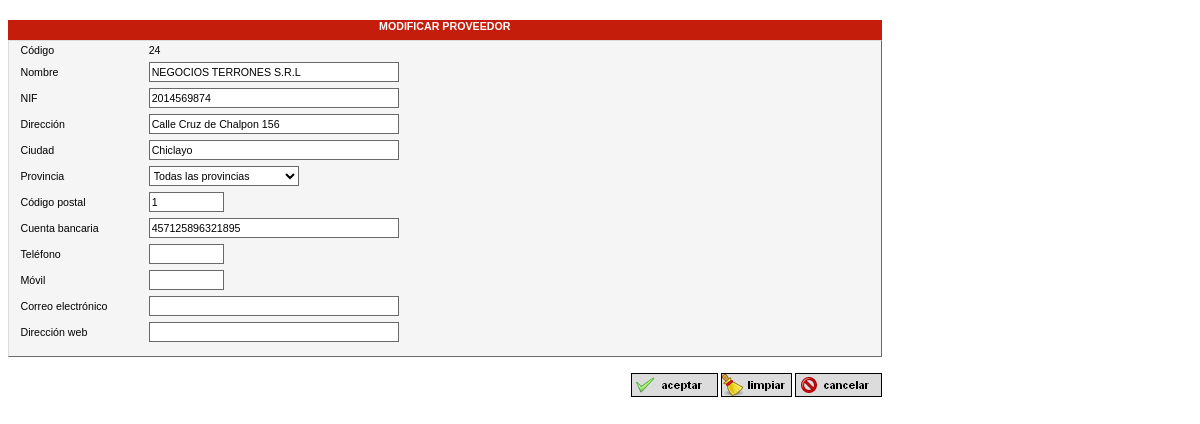
Screenshot of /includes/proveedores/modificar_proveedor.php?codproveedor=24 with the database file from the repository.
### tables this page shows
CREATE TABLE IF NOT EXISTS `proveedores` (
  `codproveedor` int(5) NOT NULL AUTO_INCREMENT,
  `nombre` varchar(40) NOT NULL,
  `nif` varchar(12) NOT NULL,
  `direccion` varchar(50) NOT NULL,
  `codprovincia` int(2) NOT NULL,
  `localidad` varchar(35) NOT NULL,
  `codentidad` int(2) NOT NULL,
  `cuentabancaria` varchar(20) NOT NULL,
  `codpostal` varchar(5) NOT NULL,
  `telefono` varchar(14) NOT NULL,
  `movil` varchar(14) NOT NULL,
  `email` varchar(35) NOT NULL,
  `web` varchar(45) NOT NULL,
  `borrado` varchar(1) NOT NULL DEFAULT '0',
  PRIMARY KEY (`codproveedor`)
);

### includes/sys/conexion.php (called while the page is built, shortened)
<?php
class conexion {
    private $conexion;
    public function conexion() {
        if (!isset($this->conexion)) {
            $this->conexion = (mysql_connect("127.0.0.1", "root", "")) ;
        }
        $this->getParamentros();
    }
    public function consulta($consulta) {
        $resultado = mysql_query($consulta, $this->conexion);
        return $resultado;
    }
    public function getParamentros() {
        $query_tmp = "SELECT * FROM parametros WHERE indice=1";
        $rs_tmp = mysql_query($query_tmp, $this->conexion);
        $bbquery_tmp = "SELECT * FROM parametros WHERE indice=1";
        $bbrs_tmp = mysql_query($bbquery_tmp, $this->conexion);
    }
}

### includes/proveedores/modificar_proveedor.php (the view, shortened to what this page needs)
<?php
require "../sys/conexion.php";
$conn = new conexion();
$codproveedor = @$_GET["codproveedor"];
$query = "SELECT * FROM proveedores WHERE codproveedor='$codproveedor'";
$rs_query = $conn->consulta($query);
?>
<html>
    <head>
        <link href="../estilos/estilos.css" type="text/css" rel="stylesheet">
    </head>
    <body>
        <div id="pagina">
            <div id="zonaContenido">
                <div align="center">
                    <div id="tituloForm" class="header">MODIFICAR PROVEEDOR </div>
                    <div id="frmBusqueda">
                        <form id="formulario" name="formulario" method="post" action="guardar_proveedor.php">
                            <table class="fuente8" width="98%" cellspacing=0 cellpadding=3 border=0>
                                <tr>
                                    <td>C&oacute;digo</td>
                                    <td><?php echo $codproveedor ?></td>
                                    <td width="42%" rowspan="13" align="left" valign="top"><ul id="lista-errores"></ul></td>
                                </tr>
                                <tr>
                                    <td width="15%">Nombre</td>
                                    <td width="43%"><input NAME="Anombre" type="text" class="cajaGrande" id="nombre" size="45" maxlength="45" value="<?php echo mysql_result($rs_query, 0, "nombre") ?>"></td>
                                </tr>
                                <tr>
                                    <td>NIF</td>
                                    <td><input id="nif" type="text" class="cajaGrande" NAME="anif" maxlength="13" value="<?php echo mysql_result($rs_query, 0, "nif") ?>"></td>
                                </tr>
                                <tr>
                                    <td>Direcci&oacute;n</td>
                                    <td><input NAME="adireccion" type="text" class="cajaGrande" id="direccion" size="45" maxlength="45" value="<?php echo mysql_result($rs_query, 0, "direccion") ?>"></td>
                                </tr>
                                <tr>
                                    <td>Ciudad</td>
                                    <td><input NAME="alocalidad" type="text" class="cajaGrande" id="localidad" size="35" maxlength="35" value="<?php echo mysql_result($rs_query, 0, "localidad") ?>"></td>
                                </tr>
                                <tr>
                                    <td>Provincia</td>
                                    <td><select id="cboProvincias" name="cboProvincias" class="comboMedio">
                                            <option value="0" selected>Todas las provincias</option>
                                        </select>
                                    </td>
                                </tr>
                                <tr>
                                    <td>C&oacute;digo postal </td>
                                    <td><input id="codpostal" type="text" class="cajaPequena" NAME="acodpostal" maxlength="5" value="<?php echo mysql_result($rs_query, 0, "codpostal") ?>"></td>
                                </tr>
                                <tr>
                                    <td>Cuenta bancaria</td>
                                    <td><input id="cuentabanco" type="text" class="cajaGrande" NAME="acuentabanco" maxlength="20" value="<?php echo mysql_result($rs_query, 0, "cuentabancaria") ?>"></td>
                                </tr>
                                <tr>
                                    <td>Tel&eacute;fono </td>
                                    <td><input id="telefono" name="atelefono" type="text" class="cajaPequena" maxlength="14" value="<?php echo mysql_result($rs_query, 0, "telefono") ?>"></td>
                                </tr>
                                <tr>
                                    <td>M&oacute;vil</td>
                                    <td><input id="movil" name="amovil" type="text" class="cajaPequena" maxlength="14" value="<?php echo mysql_result($rs_query, 0, "movil") ?>"></td>
                                </tr>
                                <tr>
                                    <td>Correo electr&oacute;nico  </td>
                                    <td><input NAME="aemail" type="text" class="cajaGrande" id="email" size="35" maxlength="35" value="<?php echo mysql_result($rs_query, 0, "email") ?>"></td>
                                </tr>
                                <tr>
                                    <td>Direcci&oacute;n web </td>
                                    <td><input NAME="aweb" type="text" class="cajaGrande" id="web" size="45" maxlength="45" value="<?php echo mysql_result($rs_query, 0, "web") ?>"></td>
                                </tr>
                            </table>
                    </div>
                    <div id="botonBusqueda">
                        <img src="../img/botonaceptar.jpg" width="85" height="22" onClick="validar(formulario, true)" border="1" onMouseOver="style.cursor = cursor">
                        <img src="../img/botonlimpiar.jpg" width="69" height="22" onClick="limpiar()" border="1" onMouseOver="style.cursor = cursor">
                        <img src="../img/botoncancelar.jpg" width="85" height="22" onClick="cancelar()" border="1" onMouseOver="style.cursor = cursor">
                    </div>
                </div>
            </div>
        </div>
    </body>
</html>

### includes/estilos/estilos.css (style rules this page uses)
#pagina { background-color:#fff; font-family: helvetica; font-size:8pt; left:-9px; width:90%; top: 12px; position: relative; width: 874px; }
#zonaContenido { position:absolute; top:0em; left:0%; width:100%; height:430px; }
#tituloForm { position:relative; top:4%; left:1%; }
#frmBusqueda { position:relative; top:5%; left:1%; background-color:#f5f5f5; border-top:solid 1px #dcdcdc; border-left:solid 1px #dcdcdc; border-right:solid 1px #696969; border-bottom:solid 1px #696969; }
#botonBusqueda { position:relative; top:5%; left:1%; text-align:right; margin-top:.5em; padding-top:1em; }
.header { background-color:#C41D0B; color:#fff; text-align:center; font-weight:bold; height:20px; vertical-align:middle; }
.fuente8 { font:8pt helvetica; }
.cajaPequena { background-color:#fff; font:8pt helvetica; color:#000; width:75px; border-color:#696969; border-style :solid; border-width :1px; height:15pt; }
.cajaGrande { background-color:#fff; font:8pt helvetica; color:#000; width:250px; border-color:#696969; border-style :solid; border-width :1px; height:15pt; }
.comboMedio { background-color:#fff; font:8pt helvetica; color:#000; width:150px; border-color:#696969; border-style :solid; border-width :1px; height:15pt; }

### rows the page displays
proveedores: Anombre "NEGOCIOS TERRONES S.R.L", anif "2014569874", adireccion "Calle Cruz de Chalpon 156", alocalidad "Chiclayo", acodpostal "1", acuentabanco "457125896321895"

### other values shown
$codproveedor "24"
